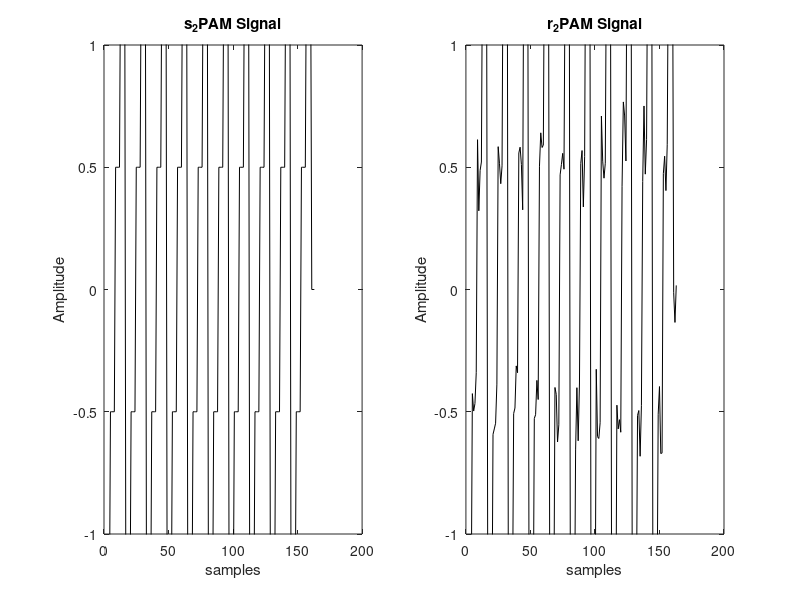
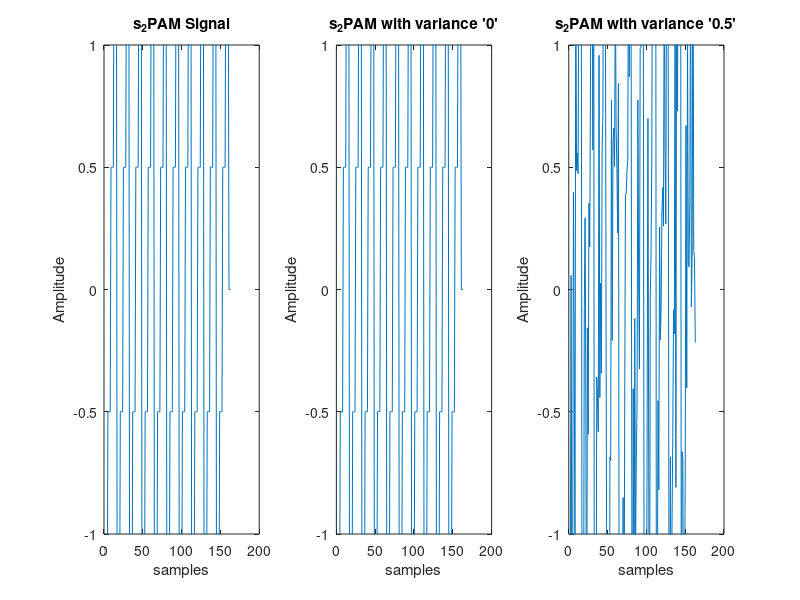
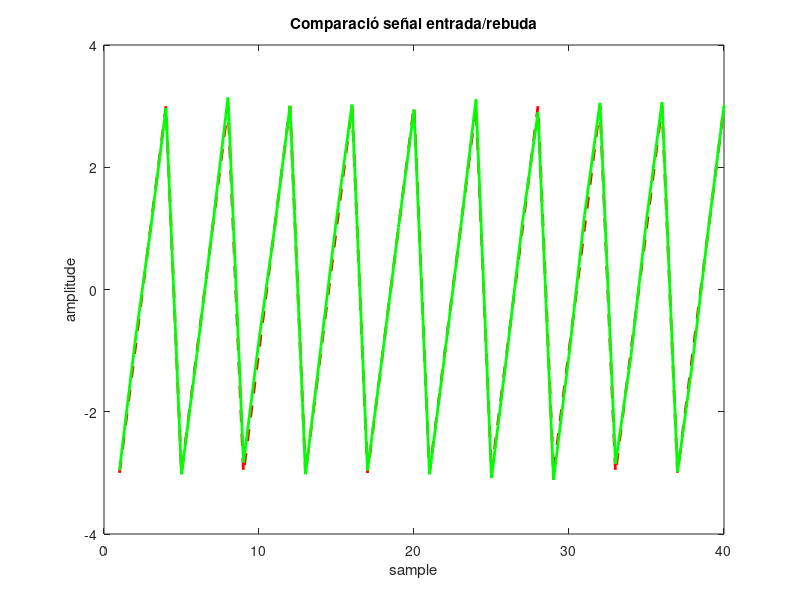
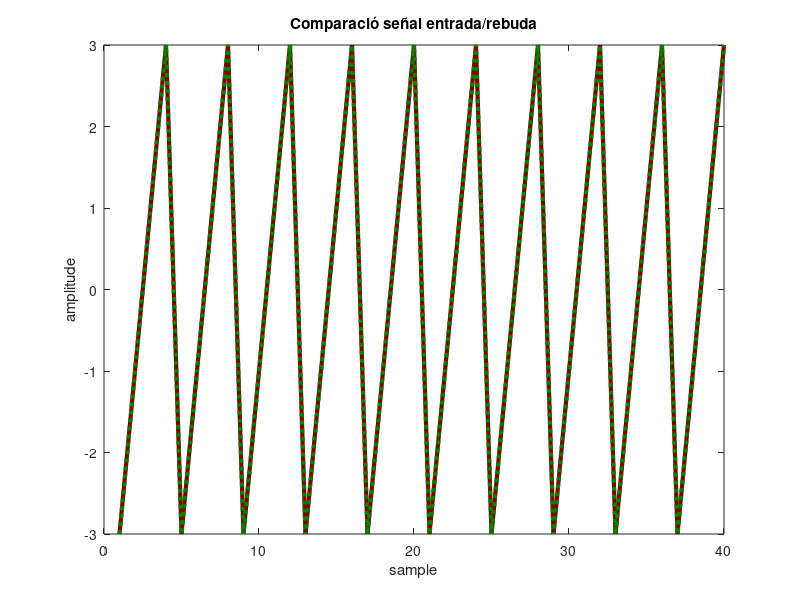

The MATLAB script that drew these images, in order:
%% Comunicacions Analògiques i Digitals
% Pràctica 2: Modulacions Digitals en Banda Base (II)
% Casos per a a_4PAM y s_4PAM

%% 2.1 Generació de Senyal

% 1 

b=repmat([0 0 0 1 1 1 1 0], 1, 10);

a_4PAM=repmat([-3 -1 +1 +3], 1, 10);

s_4PAM=0.5*[reshape( repmat(a_4PAM, 4, 1), [], 1 )' zeros(1, 3)];

%% 2.2 Canal Additiu amb Soroll Gaussià Blanc

% 2

Lw2P=length(s_4PAM);
Pw=0.01;
MeanW=0;
w=MeanW+sqrt(Pw)*randn(1,Lw2P);

% 3 Señal rebut r_2PAM:

r_4PAM=w+s_4PAM;

figure("name","Señal rebuda")

subplot(1,2,1)
plot(s_4PAM,"color",[0 0 0])
title("s_2PAM Signal")
ylim([-1, 1])
xlabel("samples")
ylabel("Amplitude");

subplot(1,2,2)
plot(r_4PAM,"color",[0 0 0])
title("r_2PAM Signal")
ylim([-1, 1])
xlabel("samples")
ylabel("Amplitude");

% 4

Pw1=0;
Pw2=0.5;
MeanW=0;
w1_2P=MeanW+sqrt(Pw1)*randn(1,Lw2P);
w2_2P=MeanW+sqrt(Pw2)*randn(1,Lw2P);

r_4PAM_1=w1_2P+s_4PAM;
r_4PAM_2=w2_2P+s_4PAM;

figure("Name","Señal rebuda amb diverses variancies");

subplot(1,3,1)
plot(s_4PAM)
title("s_2PAM Signal")
ylim([-1, 1])
xlabel("samples")
ylabel("Amplitude");

subplot(1,3,2)
plot(r_4PAM_1)
title("s_2PAM with variance '0'")
ylim([-1, 1])
xlabel("samples")
ylabel("Amplitude");

subplot(1,3,3)
plot(r_4PAM_2)
title("s_2PAM with variance '0.5'")
ylim([-1, 1])
xlabel("samples")
ylabel("Amplitude");

% Com es pot comprobar en la figura "Señal rebuda amb diverses variancies",
% com afecta la variancia del soroll a la señal s_2PAM. Com més gran sigui,
% més difícil ens serà poder recuperar els valors en bit de cada simbol.

%% 2.3 Filtrat Adaptat i Mostratge Òptim

% Generació del pols
E=1;
L=4;
Mt=(0:L);
P=rectpuls(Mt,L*2)*sqrt(E/L);
H=P;

% 5

r_fil_4PAM=conv(r_4PAM,H,"full");
rf4P_L=length(r_fil_4PAM);

% 6

Nss=L;
f1=0;
M=floor(rf4P_L/Nss);
a_reb_4PAM=zeros(1,M);

for f1=Nss:Nss:rf4P_L
    a_reb_4PAM(1,f1/Nss)=r_fil_4PAM(1,f1);
end

a4P_sz=size(a_4PAM);
a_reb_4PAM=a_reb_4PAM(1,1:a4P_sz(2));

% 7

figure("Name","Seqüencia rebuda a_reb_2PAM amb variància '0.01'");

plot(a_4PAM,"LineStyle","--","Color",[1 0 0],"LineWidth",2);
title("Comparació señal entrada/rebuda")
hold on
plot(a_reb_4PAM,"LineStyle","-","Color",[0 1 0],"LineWidth",2)
xlabel("sample")
ylabel("amplitude");
hold off

% Com es pot observar en la figura "Seqüencia rebuda a_reb_2PAM", els
% simbols rebuts son lleurerament diferents degut al valor afegit per la
% suma del soroll del vector al·leatori w.

% 8

% Señal rebuda per a Pw1=0

% 5.1

r_fil_4PAM_1=conv(r_4PAM_1,H,"full");
rf4P_L_1=length(r_fil_4PAM_1);

% 6.1

f2=0;
M1=floor(rf4P_L_1/Nss);
a_reb_4PAM_1=zeros(1,M1);

for f2=Nss:Nss:rf4P_L_1
    a_reb_4PAM_1(1,f2/Nss)=r_fil_4PAM_1(1,f2);
end

a4P1_sz=size(a_4PAM);
a_reb_4PAM_1=a_reb_4PAM_1(1:a4P1_sz(2));

% 7.1

figure("Name","Seqüencia rebuda a_reb_2PAM amb variancia '0'");

plot(a_4PAM,"LineStyle","-","Color",[0.5 0 0],"LineWidth",3);
title("Comparació señal entrada/rebuda")
hold on
plot(a_reb_4PAM_1,"LineStyle",":","Color",[0 0.5 0],"LineWidth",3)
xlabel("sample")
ylabel("amplitude");
hold off

% Señal rebuda per a Pw2=0.5

% 5.2

r_fil_4PAM_2=conv(r_4PAM_2,H,"full");
rf4P_L_2=length(r_fil_4PAM_2);

% 6.2

f3=0;
M2=floor(rf4P_L_2/Nss);
a_reb_4PAM_2=zeros(1,M2);

for f3=Nss:Nss:rf4P_L_2
    a_reb_4PAM_2(1,f3/Nss)=r_fil_4PAM_2(1,f3);
end

a4P2_sz=size(a_4PAM);
a_reb_4PAM_2=a_reb_4PAM_2(1:a4P2_sz(2));

% 7.2

figure("Name","Seqüencia rebuda a_reb_2PAM amb variancia '0.5'");

plot(a_reb_4PAM_2,"LineStyle",":","Color",[0.8 0.8 0],"LineWidth",3)

title("Comparació señal entrada/rebuda")
hold on
plot(a_4PAM,"LineStyle","-","Color",[1 0 0],"LineWidth",3);
xlabel("sample")
ylabel("amplitude");
hold off

%% 2.4 Relació Senyal-a-Soroll

% 9

% señal s_2PAM

s_fil_4PAM=conv(s_4PAM,H,"full");
sf4P_L=length(s_fil_4PAM);

Nss=L;
fs1=0;
Ms1=floor(sf4P_L/Nss);
s_fm_4PAM=zeros(1,Ms1);

for fs1=Nss:Nss:sf4P_L
    s_fm_4PAM(1,fs1/Nss)=s_fil_4PAM(1,fs1);
end

s4P_sz=size(a_4PAM);
s_fm_4PAM=s_fm_4PAM(1,1:s4P_sz(2));

% soroll w

w_fil=conv(w,H,"full");
w_L=length(w_fil);

Nss=L;
fw=0;
Mf=floor(w_L/Nss);
w_fm=zeros(1,Mf);

for fw=Nss:Nss:w_L
    w_fm(1,fw/Nss)=w_fil(1,fw);
end

w_sz=size(a_4PAM);
w_fm=w_fm(1,1:w_sz(2));

% 10

s_fm_sqrt_4PAM=s_fm_4PAM.*conj(s_fm_4PAM);
Ptx4=mean(s_fm_sqrt_4PAM,'all');

% 11

w_fm_fft=w_fm.*conj(w_fm);
Pww4=mean(w_fm_fft,'all');

% 12

snr4=Ptx4/Pww4;
snrdB=10*log(snr4);